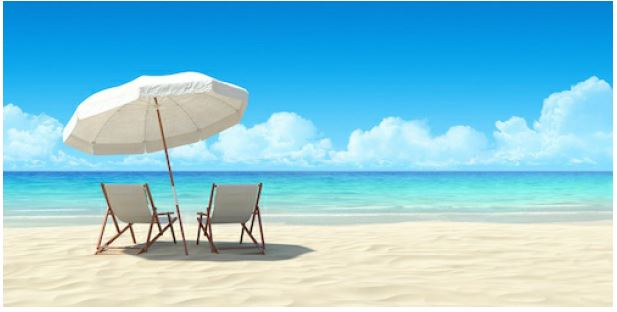
#> input picture chair.JPG, 617 x 312 px
$ python -i 'seams curving.py'   (imports and definitions only)   (older library calls are emulated)
#> lines starting #> are read from the running program, lines starting #| are printed output that depends on the picture
#> further down, picture is the input picture: shape (312, 617, 3); mean B, G, R 219.4, 200.4, 135.8
import sys
import cv2
import numpy as np
# Draw rectangle on top of the input image
# [77 lines left out: functions draw_rectangle, find_vertical_seam, add_vertical_seam, remove_vertical_seam, not called in this run]

def compute_energy_matrix(img):
    gray = cv2.cvtColor(img, cv2.COLOR_BGR2GRAY)
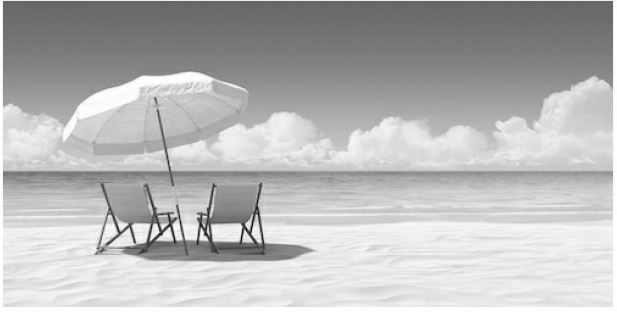
#> gray: shape (312, 617); min 2, max 255, mean 183.2
    # Compute X derivative of the image
    sobel_x = cv2.Sobel(gray,cv2.CV_64F, 1, 0, ksize=3)
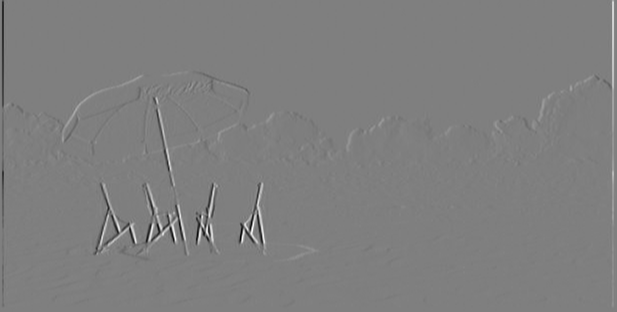
#> sobel_x: shape (312, 617) float64; min -873, max 875, mean 0; drawn with min black and max white
    # Compute Y derivative of the image
    sobel_y = cv2.Sobel(gray,cv2.CV_64F, 0, 1, ksize=3)
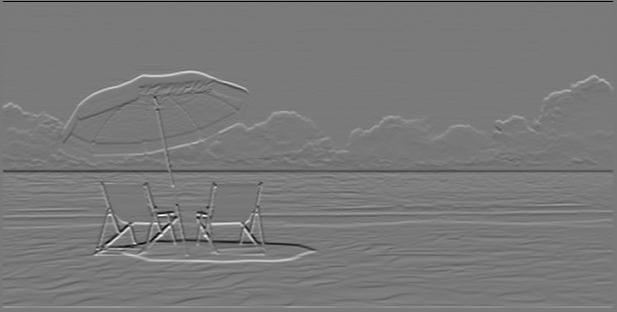
#> sobel_y: shape (312, 617) float64; min -584, max 645, mean 2.1; drawn with min black and max white
    abs_sobel_x = cv2.convertScaleAbs(sobel_x)
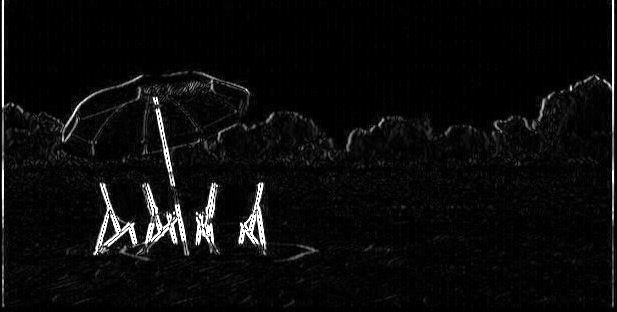
#> abs_sobel_x: shape (312, 617); min 0, max 255, mean 11.2
    abs_sobel_y = cv2.convertScaleAbs(sobel_y)
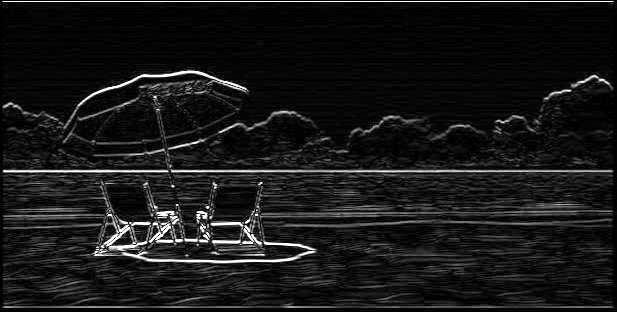
#> abs_sobel_y: shape (312, 617); min 0, max 255, mean 24.1
    # Return weighted summation of the two images i.e. 0.5*X + 0.5*Y
    return cv2.addWeighted(abs_sobel_x, 0.5, abs_sobel_y, 0.5, 0)
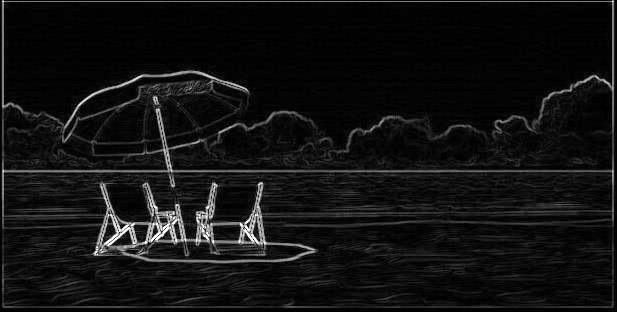
#> returned value: shape (312, 617); min 0, max 255, mean 17.6

# [32 lines left out: functions compute_energy_matrix_modified, remove_object, not called in this run]

# [14 lines not run here, left out]

>>> import cv2
>>> picture = cv2.imread('chair.JPG')
>>> result = compute_energy_matrix(picture)

$ run again, on gp.jpg
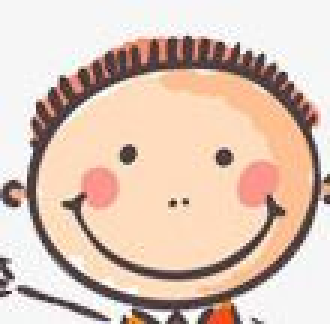
#> input picture gp.jpg, 110 x 108 px (shown 3 times larger)
#> picture is the input picture: shape (108, 110, 3); mean B, G, R 182.5, 196.9, 220.1
#> in compute_energy_matrix, `sobel_y = cv2.Sobel(gray,cv2.CV_64F, 0, 1, ksize=3)`:
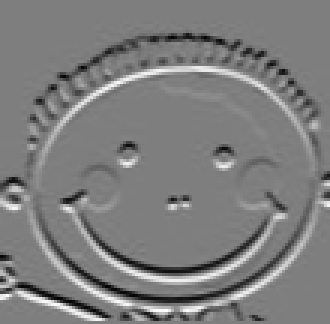
#> sobel_y: shape (108, 110) float64 (shown 3 times larger); min -775, max 784, mean -4.1; drawn with min black and max white
#> in compute_energy_matrix, `return cv2.addWeighted(abs_sobel_x, 0.5, abs_sobel_y, 0.5, 0)`:
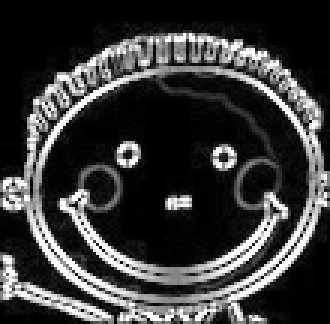
#> returned value: shape (108, 110) (shown 3 times larger); min 0, max 255, mean 57.8
